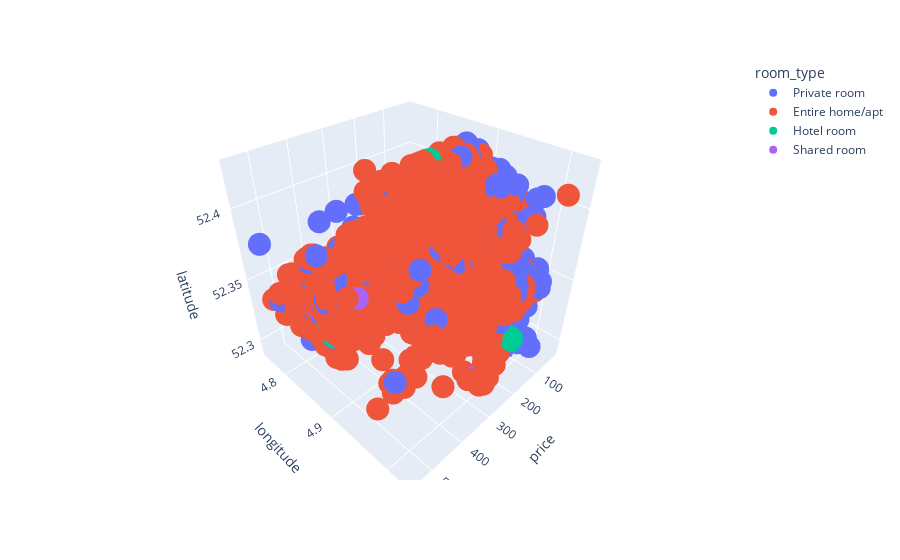

Notebook code cell kept with this figure:
### Code cell
# Making a pie chart

fig = px.scatter_3d(airbnb, x='price', y='longitude', z='latitude',
              color='room_type')
fig.show()

### Figure 1 — Plotly figure (JSON) as saved in the notebook; plotly's stock layout.template omitted (floating-point values rounded to 4 significant figures; data arrays with more than 128 entries replaced by an {"elided": "..."} marker saying what was removed)
{"data": [{"hovertemplate": "room_type=Private room<br>price=%{x}<br>longitude=%{y}<br>latitude=%{z}<extra></extra>", "legendgroup": "Private room", "marker": {"color": "#636efa", "symbol": "circle"}, "mode": "markers", "name": "Private room", "scene": "scene", "showlegend": true, "type": "scatter3d", "x": {"elided": "1813 int values"}, "y": {"elided": "1813 float values"}, "z": {"elided": "1813 float values"}}, {"hovertemplate": "room_type=Entire home/apt<br>price=%{x}<br>longitude=%{y}<br>latitude=%{z}<extra></extra>", "legendgroup": "Entire home/apt", "marker": {"color": "#EF553B", "symbol": "circle"}, "mode": "markers", "name": "Entire home/apt", "scene": "scene", "showlegend": true, "type": "scatter3d", "x": {"elided": "6477 int values"}, "y": {"elided": "6477 float values"}, "z": {"elided": "6477 float values"}}, {"hovertemplate": "room_type=Hotel room<br>price=%{x}<br>longitude=%{y}<br>latitude=%{z}<extra></extra>", "legendgroup": "Hotel room", "marker": {"color": "#00cc96", "symbol": "circle"}, "mode": "markers", "name": "Hotel room", "scene": "scene", "showlegend": true, "type": "scatter3d", "x": [149, 150, 97, 134, 134, 134, 215, 144, 171, 309, 216, 250, 189, 317, 446, 205, 168, 168, 259, 246, 335, 87, 83, 51, 55, 233, 135, 117, 178, 252, 178, 550, 234, 217, 198, 219, 168, 178, 550, 162, 179, 341, 151, 160, 267, 146, 160, 204, 366, 179, 75, 53, 247, 232], "y": [4.895, 4.894, 4.889, 5.0, 5.001, 4.998, 4.868, 4.994, 4.895, 4.905, 4.887, 4.886, 4.89, 4.896, 4.878, 4.911, 4.879, 4.86, 4.883, 4.881, 4.89, 4.896, 4.896, 4.878, 4.878, 4.865, 4.866, 4.904, 4.903, 4.905, 4.903, 4.902, 4.864, 4.865, 4.865, 4.865, 4.873, 4.914, 4.912, 4.919, 4.92, 4.887, 4.914, 4.914, 4.913, 4.872, 4.872, 4.914, 4.893, 4.9, 4.835, 4.878, 4.892, 4.892], "z": [52.37, 52.37, 52.42, 52.31, 52.31, 52.31, 52.35, 52.31, 52.34, 52.38, 52.42, 52.37, 52.37, 52.38, 52.36, 52.37, 52.38, 52.36, 52.37, 52.37, 52.37, 52.38, 52.38, 52.36, 52.36, 52.35, 52.37, 52.38, 52.38, 52.38, 52.39, 52.36, 52.36, 52.36, 52.36, 52.35, 52.38, 52.35, 52.35, 52.36, 52.36, 52.37, 52.35, 52.35, 52.37, 52.37, 52.37, 52.35, 52.36, 52.36, 52.37, 52.36, 52.38, 52.38]}, {"hovertemplate": "room_type=Shared room<br>price=%{x}<br>longitude=%{y}<br>latitude=%{z}<extra></extra>", "legendgroup": "Shared room", "marker": {"color": "#ab63fa", "symbol": "circle"}, "mode": "markers", "name": "Shared room", "scene": "scene", "showlegend": true, "type": "scatter3d", "x": [50, 76, 85, 75, 188, 522, 346, 250, 75, 73, 57, 56, 59, 61, 59, 70, 65, 75, 181, 500, 51, 77, 72, 500, 296, 50, 69, 70, 73, 327, 163, 70, 70, 65, 54, 59, 77, 108, 66, 66, 79, 550], "y": [4.806, 4.87, 4.835, 4.849, 4.912, 4.886, 4.875, 4.991, 4.896, 4.896, 4.903, 4.903, 4.905, 4.904, 4.903, 4.904, 4.904, 4.904, 4.889, 4.92, 4.92, 4.896, 4.896, 4.924, 4.885, 4.914, 4.914, 4.906, 4.908, 4.879, 4.911, 4.908, 4.898, 4.833, 4.833, 4.898, 4.91, 4.871, 4.846, 4.847, 4.92, 4.89], "z": [52.34, 52.39, 52.38, 52.35, 52.37, 52.38, 52.37, 52.3, 52.37, 52.37, 52.38, 52.38, 52.38, 52.39, 52.38, 52.38, 52.39, 52.38, 52.36, 52.36, 52.36, 52.37, 52.37, 52.38, 52.38, 52.39, 52.39, 52.37, 52.37, 52.37, 52.37, 52.37, 52.36, 52.38, 52.38, 52.36, 52.37, 52.37, 52.38, 52.38, 52.36, 52.37]}], "layout": {"legend": {"title": {"text": "room_type"}, "tracegroupgap": 0}, "margin": {"t": 60}, "scene": {"domain": {"x": [0, 1], "y": [0, 1]}, "xaxis": {"title": {"text": "price"}}, "yaxis": {"title": {"text": "longitude"}}, "zaxis": {"title": {"text": "latitude"}}}}}
